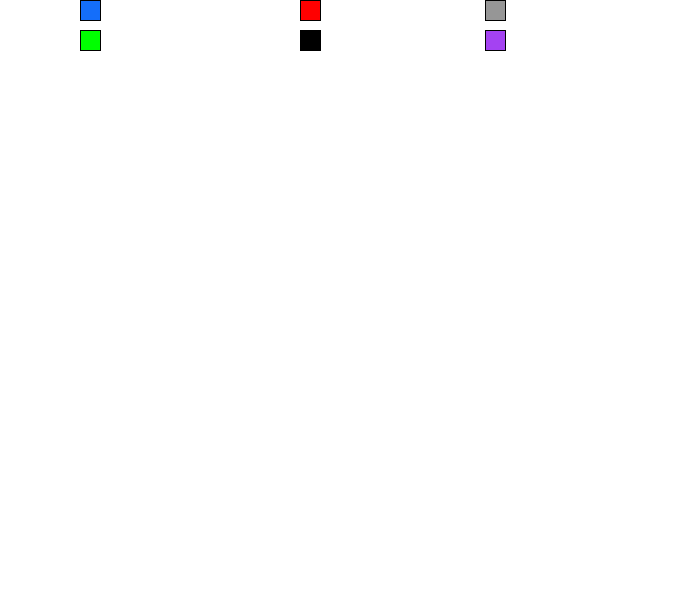
Frame 1 (no input)
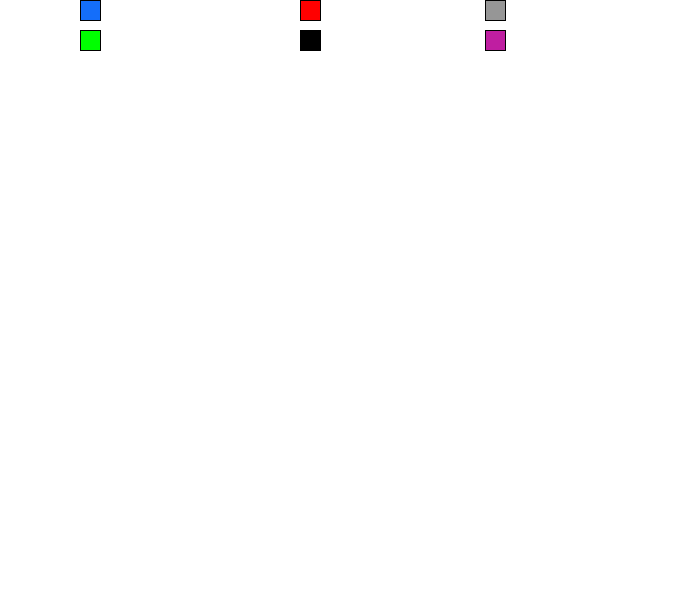
Frame 60 (the mouse pressed at the canvas centre just before this capture)
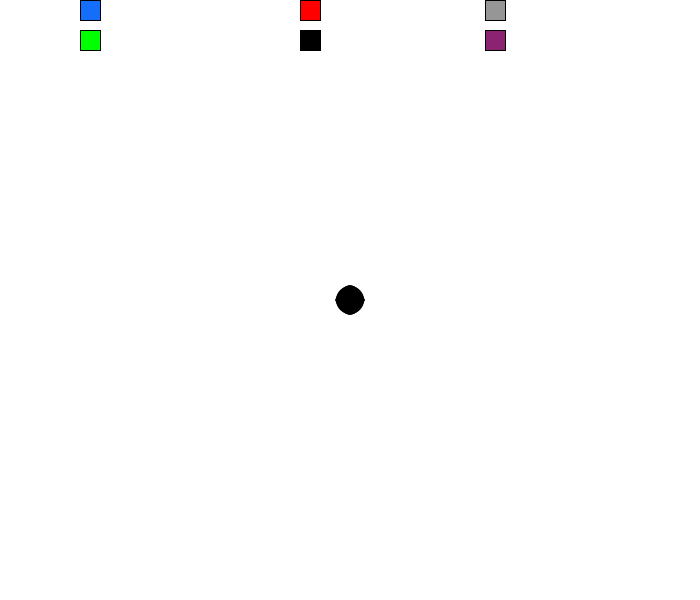
Frame 120 (the mouse held since frame 60 and released just before this capture)

The Processing sketch that drew these frames (run headless with seeded random() and noise(); from frame 60 on, the mouse is pressed at the canvas centre):

// Processing sketch: processing_171195
// ── processing_171195.pde

int value = color(0, 0, 0);
 
void setup() {
  size(700, 600);
  background(255);
   
}
  
void draw() {
   noStroke();
  
  fill(255);
  rect(0,0,800,70);
  
  stroke(value);
  
  fill(255,0,0); //quadrat vermell
  rect (300,0,20,20);
   
  fill(0,0,0); // quadrat negre
  rect(300, 30, 20, 20);
  
  fill(20,110,250); //quadrat blau
  rect(80, 0, 20, 20);
   
  fill(0,255,0); //quadrat color verd
  rect(80,30,20,20);
  
  fill (150,150,150); // quadrat color gris 
  rect(485,0,20,20);
  
  fill(random(255),random(255),random(255)); // quadrat random
  rect (485,30,20,20);
   
  
  if(mousePressed == true) {
     if(mouseX < 505 && mouseX >485 && mouseY <50 && mouseY >30){
        background (255); //esborrar.
     }
    
     if(mouseX < 505 && mouseX >485 && mouseY <20 && mouseY >0){
        value = color(random(0,255),random(0,255),random(0,255)); // canvi de color no automatic
     }
    
     if(mouseX <320 && mouseX > 300 && mouseY < 20 && mouseY > 0){
        value = color(255,0,0); // canvi de color a vermell 
     }
    
     if (mouseX < 100 && mouseX > 80 && mouseY < 20 && mouseY > 0){
        value = color(0,0,255); // canvi de color a blau
     }
      
     if(mouseX < 100 && mouseX >80 && mouseY <50 && mouseY >30){
        value = color(0,255,0); //canvi color a verd 
     }
     
     if(mouseX < 320 && mouseX >300 && mouseY <50 && mouseY >30){
        value = color(0);//canvi de color a negre
     }
         
  fill(value);
  noStroke();
  ellipse(mouseX,mouseY, random(1,30),random(1,30)); // pinzell de dibuix i el seu tamany aleatori
   }
 }
  
